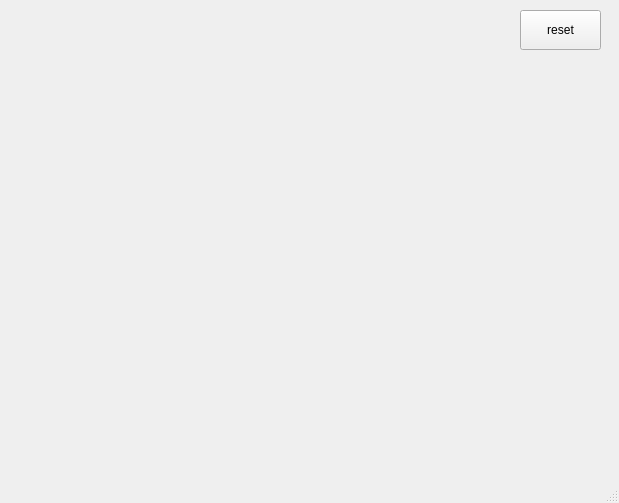
<?xml version="1.0" encoding="UTF-8"?>
<ui version="4.0">
 <class>MainWindow</class>
 <widget class="QMainWindow" name="MainWindow">
  <property name="geometry">
   <rect>
    <x>0</x>
    <y>0</y>
    <width>619</width>
    <height>503</height>
   </rect>
  </property>
  <property name="windowTitle">
   <string>MainWindow</string>
  </property>
  <widget class="QWidget" name="centralwidget">
   <widget class="QPushButton" name="pb">
    <property name="geometry">
     <rect>
      <x>520</x>
      <y>10</y>
      <width>81</width>
      <height>40</height>
     </rect>
    </property>
    <property name="toolTip">
     <string/>
    </property>
    <property name="statusTip">
     <string/>
    </property>
    <property name="text">
     <string>reset</string>
    </property>
    <property name="iconSize">
     <size>
      <width>40</width>
      <height>40</height>
     </size>
    </property>
   </widget>
  </widget>
  <widget class="QMenuBar" name="menubar">
   <property name="geometry">
    <rect>
     <x>0</x>
     <y>0</y>
     <width>619</width>
     <height>21</height>
    </rect>
   </property>
  </widget>
  <widget class="QStatusBar" name="statusbar"/>
 </widget>
 <resources/>
 <connections/>
</ui>
